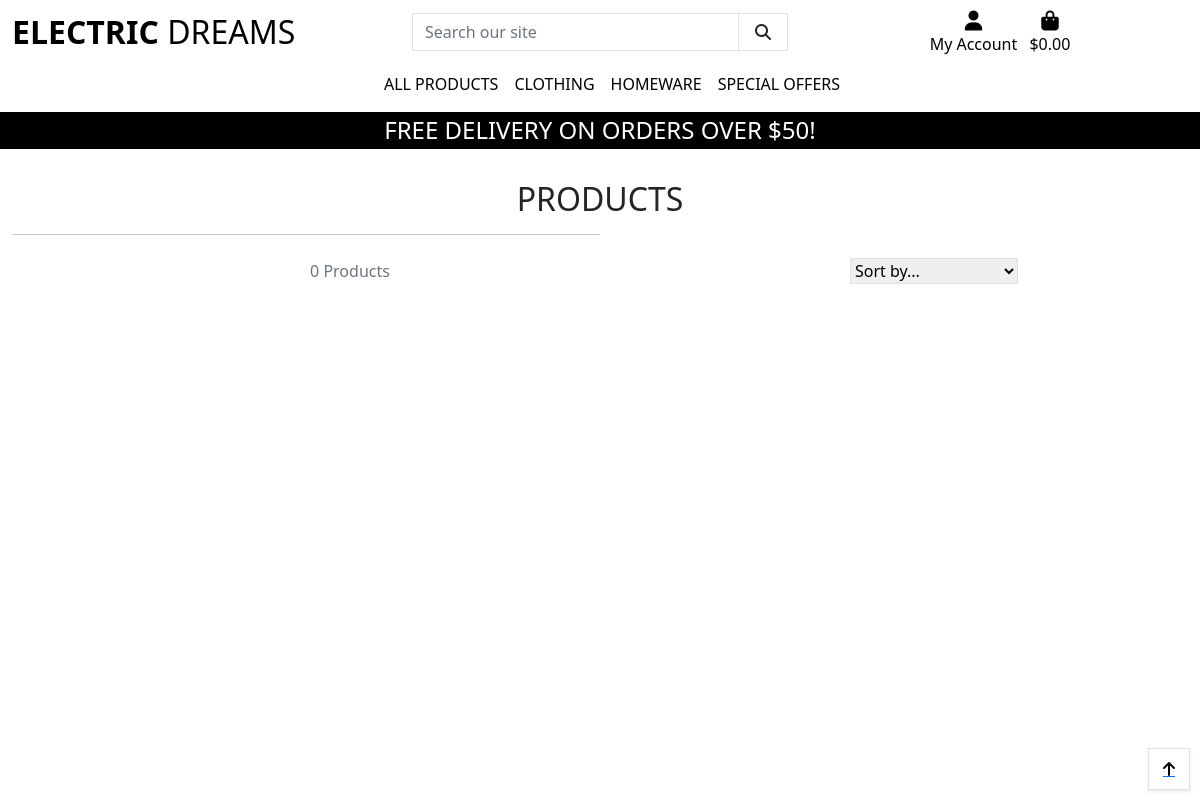
The app's page /products/, older data.
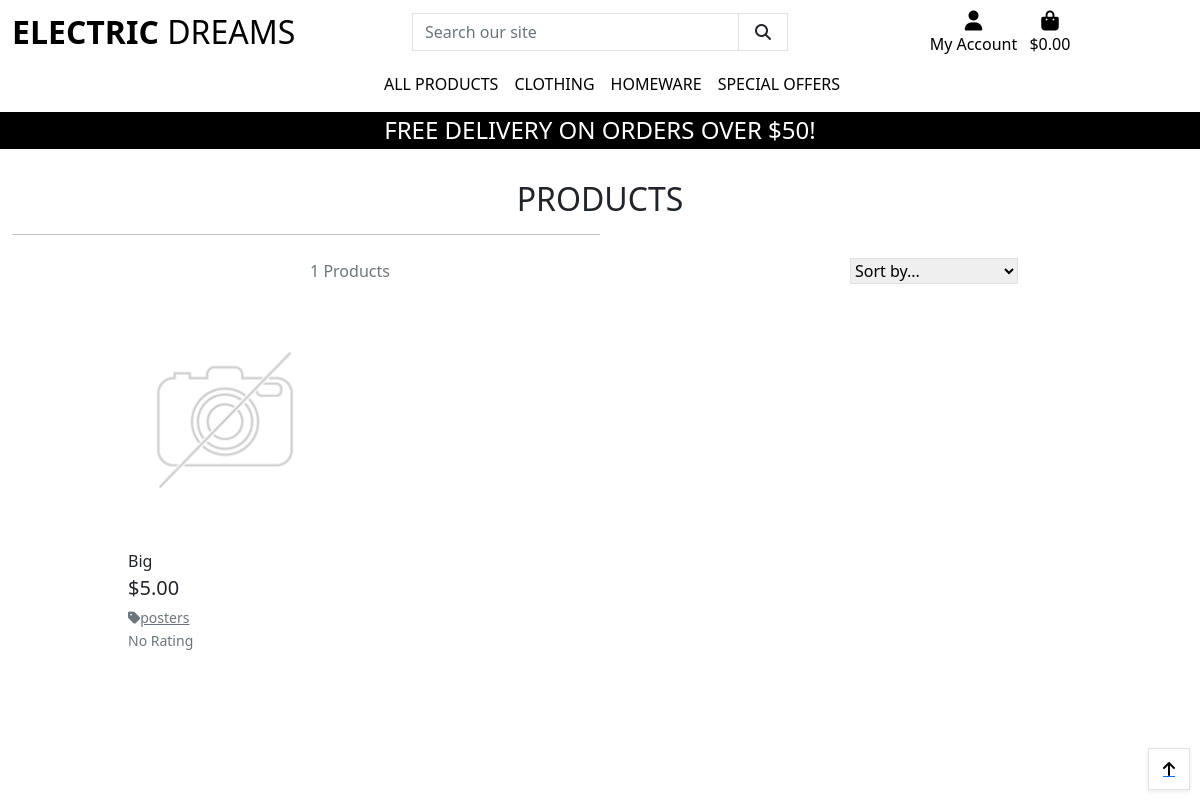
The same page, newer data.
### products/models.py (models this page shows, shortened)
class Product(models.Model):
    category = models.ForeignKey('Category', null=True, blank=True, on_delete=models.SET_NULL)
    sku = models.CharField(max_length=254, null=True, blank=True)
    name = models.CharField(max_length=254)
    description = models.TextField()
    has_sizes = models.BooleanField(default=False, null=True, blank=True)
    price = models.DecimalField(max_digits=6, decimal_places=2)
    rating = models.DecimalField(max_digits=6, decimal_places=2, null=True, blank=True)
    image_url = models.URLField(max_length=1024, null=True, blank=True)
    image = models.ImageField(null=True, blank=True)

class Category(models.Model):
    class Meta:
        verbose_name_plural = 'Categories'
    name = models.CharField(max_length=254)
    friendly_name = models.CharField(max_length=254, null=True, blank=True)

### products/views.py (the view, shortened to what this page needs)
# urls.py: path('', views.all_products, name='products')
def all_products(request):
    products = Product.objects.all()
    query = None
    categories = None
    sort = None
    direction = None
    current_sorting = f'{sort}_{direction}'
    context = {
        'products': products,
        'search_term': query,
        'current_categories': categories,
        'current_sorting': current_sorting,
    }
    return render(request, 'products/products.html', context)

### bag/contexts.py (called while the page is built, shortened)
def bag_contents(request):
    bag_items = []
    total = 0
    product_count = 0
    bag = request.session.get('bag', {})
    if total < settings.FREE_DELIVERY_THRESHOLD:
        delivery = total * Decimal(settings.STANDARD_DELIVERY_PERCENTAGE / 100)
        free_delivery_delta = settings.FREE_DELIVERY_THRESHOLD - total
    else:
        delivery = 0
        free_delivery_delta = 0
    grand_total = delivery + total
    context = {
        'bag_items': bag_items,
        'total': total,
        'product_count': product_count,
        'delivery': delivery,
        'free_delivery_delta': free_delivery_delta,
        'free_delivery_threshold': settings.FREE_DELIVERY_THRESHOLD,
        'grand_total': grand_total,
    }
    return context

### products/templates/products/products.html (shortened to what this page needs)
{% extends "base.html" %}
{% load static %}
{% block page_header %}
    <div class="container header-container">
    </div>
{% endblock %}
{% block content %}
    <div class="overlay"></div>
    <div class="container-fluid">
        <div class="row">
            <div class="col text-center mt-3">
                <h2 class="logo-font">Products</h2>
                <hr class="w-50 mb-1">
            </div>
        </div>
        <div class="row">
            <div class="product-container col-10 offset-1">
                <div class="row mt-1 mb-2">
                    <div class="col-12 col-md-6 my-auto order-md-last d-flex justify-content-center justify-content-md-end">
                        <div class="sort-select-wrapper w-50">
                            <select id="sort-selector" class="custom-select custom-select-sm rounded-0 border border-{% if current_sorting != 'None_None' %}info{% else %}black{% endif %}">
                                <option value="reset" {% if current_sorting == 'None_None' %}selected{% endif %}>Sort by...</option>
                            </select>
                        </div>
                    </div>
                    <div class="col-12 col-md-6 order-md-first">
                        <p class="text-muted mt-3 text-center text-md-left">
                            {{ products|length }} Products{% if search_term %} found for <strong>"{{ search_term }}"</strong>{% endif %}
                        </p>
                    </div>
                </div>
                <div class="row">
                    {% for product in products %}
                        <div class="col-sm-6 col-md-6 col-lg-4 col-xl-3">
                            <div class="card h-100 border-0">
                                {% if product.image %}
                                <a href="{% url 'product_detail' product.id %}">
                                    <img class="card-img-top img-fluid" src="{{ product.image.url }}" alt="{{ product.name }}">
                                </a>
                                {% else %}
                                <a href="{% url 'product_detail' product.id %}">
                                    <img class="card-img-top img-fluid" src="{{ MEDIA_URL }}noimage.png" alt="{{ product.name }}">
                                </a>
                                {% endif %}
                                <div class="card-body pb-0">
                                    <p class="mb-0">{{ product.name }}</p>
                                </div>
                                <div class="card-footer bg-white pt-0 border-0 text-left">
                                    <div class="row">
                                        <div class="col">
                                            <p class="lead mb-0 text-left font-weight-bold">${{ product.price }}</p>
                                            {% if product.category %}
                                            <p class="small mt-1 mb-0">
                                                <a class="text-muted" href="{% url 'products' %}?category={{ product.category.name }}">
                                                    <i class="fas fa-tag mr-1"></i>{{ product.category.friendly_name }}
                                                </a>
                                            </p>
                                            {% endif %}
                                            {% if product.rating %}
                                                <small class="text-muted"><i class="fas fa-star mr-1"></i>{{ product.rating }} / 5</small>
                                            {% else %}
                                                <small class="text-muted">No Rating</small>
                                            {% endif %}
                                        </div>
                                    </div>
                                </div>
                            </div>
                        </div>
                    {% endfor %}
                </div>
            </div>
        </div>
    </div>
    <div class="btt-button shadow-sm rounded-0 border border-black">
        <a class="btt-link d-flex h-100">
            <i class="fas fa-arrow-up text-black mx-auto my-auto"></i>
        </a>
    </div>
{% endblock %}

### templates/base.html (shortened to what this page needs)
{% load static %}
<!doctype html>
<html lang="en">
  <head>
    {% block corecss %}
    <link rel="stylesheet" href="{% static 'css/base.css' %}">
    <link href="https://cdn.jsdelivr.net/npm/bootstrap@5.2.0/dist/css/bootstrap.min.css" rel="stylesheet">
    {% endblock %}
  </head>
  <body hx-headers='{"X-CSRFToken": "{{ csrf_token }}"}'>
    <header class="container-fluid fixed-top">
        <div id="topnav" class="row bg-white pt-lg-2 d-none d-lg-flex">
            <div class="col-12 col-lg-4 my-auto py-1 py-lg-0 text-center text-lg-left">
                <a href="{% url 'home' %}" class="nav-link main-logo-link">
                    <h2 class="logo-font text-black my-0"><strong>Electric</strong> Dreams</h2>
                </a>
            </div>
            <div class="col-12 col-lg-4 my-auto py-1 py-lg-0">
                <form method="GET" action="{% url 'products' %}">
                    <div class="input-group w-100">
                        <input class="form-control border border-black rounded-0" type="text" name="q" placeholder="Search our site">
                        <div class="input-group-append">
                            <button class="form-control btn btn-black border border-black rounded-0" type="submit">
                                <span class="icon">
                                    <i class="fas fa-search"></i>
                                </span>
                            </button>
                        </div>
                    </div>
                </form>
            </div>
            <div class="col-12 col-lg-4 my-auto py-1 py-lg-0">
                <ul class="list-inline list-unstyled text-center text-lg-right my-0">
                    <li class="list-inline-item dropdown">
                        <a class="text-black nav-link" href="#" id="user-options" data-toggle="dropdown" aria-haspopup="true" aria-expanded="false">
                            <div class="text-center">
                                <div><i class="fas fa-user fa-lg"></i></div>
                                <p class="my-0">My Account</p>
                            </div>
                        </a>
                    </li>
                    <li class="list-inline-item">
                        <a class="{% if grand_total %}text-info font-weight-bold{% else %}text-black{% endif %} nav-link" href="{% url 'view_bag' %}">
                            <div class="text-center">
                                <div><i class="fas fa-shopping-bag fa-lg"></i></div>
                                <p class="my-0">
                                    {% if grand_total %}
                                        ${{ grand_total|floatformat:2 }}
                                    {% else %}
                                        $0.00
                                    {% endif %}
                                </p>
                            </div>
                        </a>
                    </li>
                </ul>
            </div>
        </div>
        <div class="row bg-white">
            <nav class="navbar navbar-expand-lg navbar-light w-100">
                {% include 'includes/main-nav.html' %}
            </nav>
        </div>
        <div id="delivery-banner" class="row text-center">
            <div class="col bg-black text-white">
                <h4 class="logo-font my-1">Free delivery on orders over ${{ free_delivery_threshold }}!</h4>
            </div>
        </div>
  </header>
    {% block page_header %}
    {% endblock %}
    {% block content %}
    {% endblock %}
  </body>
</html>

### templates/includes/main-nav.html (shortened to what this page needs)
<div class="collapse navbar-collapse" id="main-nav">
    <ul class="navbar-nav w-auto mx-auto">
        <li class="nav-item dropdown">
            <a class="logo-font font-weight-bold nav-link text-black mr-5" href="#" id="all-products-link" data-toggle="dropdown" aria-haspopup="true" aria-expanded="false">
                All Products
            </a>
        </li>
        <li class="nav-item dropdown">
            <a class="logo-font font-weight-bold nav-link text-black mr-5" href="#" id="clothing-link" data-toggle="dropdown" aria-haspopup="true" aria-expanded="false">
                Clothing
            </a>
        </li>
        <li class="nav-item dropdown">
            <a class="logo-font font-weight-bold nav-link text-black mr-5" href="#" id="homeware-link" data-toggle="dropdown" aria-haspopup="true" aria-expanded="false">
                Homeware
            </a>
        </li>
        <li class="nav-item dropdown">
            <a class="logo-font font-weight-bold nav-link text-black" href="#" id="specials-link" data-toggle="dropdown" aria-haspopup="true" aria-expanded="false">
                Special Offers
            </a>
        </li>
    </ul>
</div>

### static/css/base.css (style rules this page uses)
html { height: 100%; }
body { background: url('/media/homepage_background_cropped.jpg') no-repeat center center fixed; background-size: cover; height: calc(100vh - 164px); color: #555; font-family: 'Lato'; }
.icon { align-items: center; display: inline-flex; justify-content: center; height: 1.5rem; width: 1.5rem; }
.logo-font { text-transform: uppercase; }
.main-logo-link { width: fit-content; }
.btn-black { background: black; color: white; }
.text-black { color: #000 !important; }
.border-black { border: 1px solid black !important; }
.bg-black { background: #000 !important; }
.overlay { height: 100%; width: 100%; top: 0; left: 0; position: fixed; background: white; z-index: -1; }
.btt-button { height: 42px; width: 42px; position: fixed; bottom: 10px; right: 10px; }
.btt-link, .update-link, .remove-item { cursor: pointer; }
@media (min-width: 1200px) { .container { max-width: 80%; } }
@media (min-width: 992px) { .header-container { padding-top: 164px; } }

Row changes from the older to the newer data that the page shows:
added Product: name "Big", price "5.00", category.friendly_name "posters", shows "No Rating"
Text that changed along with them:
{{ products|length }}: "0" → "1"
